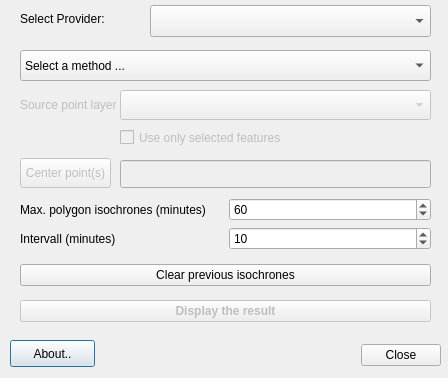
<?xml version="1.0" encoding="UTF-8"?>
<ui version="4.0">
 <class>OSRMAccessDialog</class>
 <widget class="QDialog" name="OSRMAccessDialog">
  <property name="geometry">
   <rect>
    <x>0</x>
    <y>0</y>
    <width>448</width>
    <height>378</height>
   </rect>
  </property>
  <property name="font">
   <font>
    <pointsize>9</pointsize>
   </font>
  </property>
  <property name="windowTitle">
   <string>OSRM: Accessibility isochrones / catchment areas</string>
  </property>
  <widget class="QPushButton" name="pushButton_about">
   <property name="geometry">
    <rect>
     <x>10</x>
     <y>340</y>
     <width>85</width>
     <height>27</height>
    </rect>
   </property>
   <property name="text">
    <string>About..</string>
   </property>
  </widget>
  <widget class="QDialogButtonBox" name="close_button_box">
   <property name="geometry">
    <rect>
     <x>350</x>
     <y>340</y>
     <width>91</width>
     <height>30</height>
    </rect>
   </property>
   <property name="orientation">
    <enum>Qt::Horizontal</enum>
   </property>
   <property name="standardButtons">
    <set>QDialogButtonBox::Close</set>
   </property>
  </widget>
  <widget class="QWidget" name="layoutWidget">
   <property name="geometry">
    <rect>
     <x>20</x>
     <y>190</y>
     <width>411</width>
     <height>141</height>
    </rect>
   </property>
   <layout class="QGridLayout" name="gridLayout_3">
    <item row="2" column="0">
     <widget class="QPushButton" name="pushButtonClear">
      <property name="enabled">
       <bool>true</bool>
      </property>
      <property name="font">
       <font>
        <family>Arial</family>
        <pointsize>9</pointsize>
       </font>
      </property>
      <property name="text">
       <string>Clear previous isochrones</string>
      </property>
     </widget>
    </item>
    <item row="1" column="0">
     <layout class="QGridLayout" name="gridLayout">
      <item row="1" column="0">
       <widget class="QLabel" name="label_2">
        <property name="font">
         <font>
          <family>Arial</family>
          <pointsize>9</pointsize>
         </font>
        </property>
        <property name="text">
         <string>Intervall (minutes)</string>
        </property>
       </widget>
      </item>
      <item row="0" column="1">
       <widget class="QSpinBox" name="spinBox_max">
        <property name="minimum">
         <number>20</number>
        </property>
        <property name="maximum">
         <number>80</number>
        </property>
        <property name="singleStep">
         <number>2</number>
        </property>
        <property name="value">
         <number>60</number>
        </property>
       </widget>
      </item>
      <item row="0" column="0">
       <widget class="QLabel" name="label">
        <property name="font">
         <font>
          <family>Arial</family>
          <pointsize>9</pointsize>
         </font>
        </property>
        <property name="text">
         <string>Max. polygon isochrones (minutes)</string>
        </property>
       </widget>
      </item>
      <item row="1" column="1">
       <widget class="QSpinBox" name="spinBox_intervall">
        <property name="minimum">
         <number>2</number>
        </property>
        <property name="maximum">
         <number>20</number>
        </property>
        <property name="singleStep">
         <number>2</number>
        </property>
        <property name="value">
         <number>10</number>
        </property>
       </widget>
      </item>
     </layout>
    </item>
    <item row="3" column="0">
     <widget class="QPushButton" name="pushButton_fetch">
      <property name="enabled">
       <bool>false</bool>
      </property>
      <property name="font">
       <font>
        <family>Arial</family>
        <pointsize>9</pointsize>
        <weight>75</weight>
        <bold>true</bold>
       </font>
      </property>
      <property name="text">
       <string>Display the result</string>
      </property>
     </widget>
    </item>
   </layout>
  </widget>
  <widget class="QLabel" name="label_5">
   <property name="geometry">
    <rect>
     <x>20</x>
     <y>10</y>
     <width>131</width>
     <height>17</height>
    </rect>
   </property>
   <property name="font">
    <font>
     <family>Arial</family>
     <pointsize>9</pointsize>
    </font>
   </property>
   <property name="text">
    <string>Select Provider:</string>
   </property>
  </widget>
  <widget class="QComboBox" name="combo_box_provider">
   <property name="geometry">
    <rect>
     <x>150</x>
     <y>5</y>
     <width>281</width>
     <height>32</height>
    </rect>
   </property>
   <property name="font">
    <font>
     <family>Arial</family>
     <pointsize>9</pointsize>
    </font>
   </property>
  </widget>
  <widget class="QComboBox" name="comboBox_method">
   <property name="geometry">
    <rect>
     <x>20</x>
     <y>50</y>
     <width>411</width>
     <height>31</height>
    </rect>
   </property>
   <property name="font">
    <font>
     <family>Arial</family>
     <pointsize>9</pointsize>
    </font>
   </property>
   <item>
    <property name="text">
     <string>Select a method ...</string>
    </property>
   </item>
   <item>
    <property name="text">
     <string>By clicking on the map</string>
    </property>
   </item>
   <item>
    <property name="text">
     <string>By selecting a point layer</string>
    </property>
   </item>
  </widget>
  <widget class="QgsMapLayerComboBox" name="comboBox_pointlayer">
   <property name="enabled">
    <bool>false</bool>
   </property>
   <property name="geometry">
    <rect>
     <x>120</x>
     <y>90</y>
     <width>311</width>
     <height>30</height>
    </rect>
   </property>
   <property name="font">
    <font>
     <family>Arial</family>
     <pointsize>9</pointsize>
    </font>
   </property>
  </widget>
  <widget class="QLabel" name="label_3">
   <property name="enabled">
    <bool>false</bool>
   </property>
   <property name="geometry">
    <rect>
     <x>20</x>
     <y>98</y>
     <width>97</width>
     <height>14</height>
    </rect>
   </property>
   <property name="font">
    <font>
     <family>Arial</family>
     <pointsize>9</pointsize>
    </font>
   </property>
   <property name="text">
    <string>Source point layer:</string>
   </property>
  </widget>
  <widget class="QCheckBox" name="checkBox_selectedFt">
   <property name="enabled">
    <bool>false</bool>
   </property>
   <property name="geometry">
    <rect>
     <x>120</x>
     <y>126</y>
     <width>311</width>
     <height>23</height>
    </rect>
   </property>
   <property name="text">
    <string>Use only selected features</string>
   </property>
  </widget>
  <widget class="QPushButton" name="pushButtonIntermediate">
   <property name="enabled">
    <bool>false</bool>
   </property>
   <property name="geometry">
    <rect>
     <x>20</x>
     <y>158</y>
     <width>91</width>
     <height>30</height>
    </rect>
   </property>
   <property name="font">
    <font>
     <family>Arial</family>
     <pointsize>9</pointsize>
    </font>
   </property>
   <property name="text">
    <string>Center point(s)</string>
   </property>
  </widget>
  <widget class="QLineEdit" name="lineEdit_xyO">
   <property name="enabled">
    <bool>false</bool>
   </property>
   <property name="geometry">
    <rect>
     <x>120</x>
     <y>160</y>
     <width>311</width>
     <height>28</height>
    </rect>
   </property>
   <property name="font">
    <font>
     <family>Arial</family>
     <pointsize>8</pointsize>
    </font>
   </property>
  </widget>
 </widget>
 <customwidgets>
  <customwidget>
   <class>QgsMapLayerComboBox</class>
   <extends>QComboBox</extends>
   <header>qgsmaplayercombobox.h</header>
  </customwidget>
 </customwidgets>
 <tabstops>
  <tabstop>spinBox_max</tabstop>
  <tabstop>spinBox_intervall</tabstop>
  <tabstop>pushButton_fetch</tabstop>
  <tabstop>close_button_box</tabstop>
  <tabstop>pushButton_about</tabstop>
 </tabstops>
 <resources/>
 <connections>
  <connection>
   <sender>close_button_box</sender>
   <signal>accepted()</signal>
   <receiver>OSRMAccessDialog</receiver>
   <slot>accept()</slot>
   <hints>
    <hint type="sourcelabel">
     <x>20</x>
     <y>20</y>
    </hint>
    <hint type="destinationlabel">
     <x>20</x>
     <y>20</y>
    </hint>
   </hints>
  </connection>
  <connection>
   <sender>close_button_box</sender>
   <signal>rejected()</signal>
   <receiver>OSRMAccessDialog</receiver>
   <slot>reject()</slot>
   <hints>
    <hint type="sourcelabel">
     <x>20</x>
     <y>20</y>
    </hint>
    <hint type="destinationlabel">
     <x>20</x>
     <y>20</y>
    </hint>
   </hints>
  </connection>
 </connections>
</ui>
